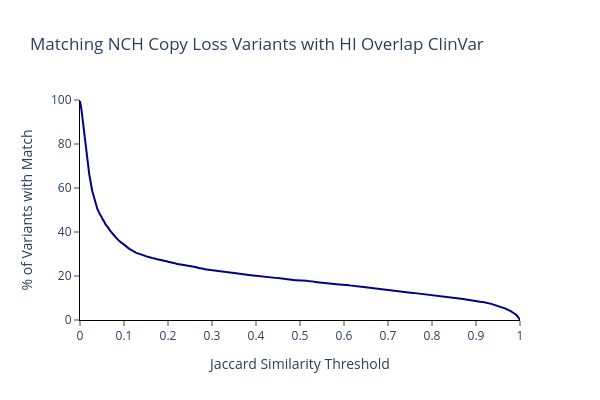

The code cell stored with this chart in its notebook:
### Code cell
jaccard_similarity_figure_dosage(
    dosage_match_df=nch_clinvar_hi_match_df,
    title='Matching NCH Copy Loss Variants with HI Overlap ClinVar',
)

### Figure 1 — Plotly figure (JSON) as saved in the notebook; plotly's stock layout.template omitted (floating-point values rounded to 4 significant figures; data arrays with more than 128 entries replaced by an {"elided": "..."} marker saying what was removed)
{"data": [{"marker": {"color": "darkblue"}, "type": "scatter", "x": {"elided": "1001 float values"}, "y": {"elided": "1001 float values"}}], "layout": {"height": 400, "legend": {"bordercolor": "black", "borderwidth": 2, "x": 0.99, "xanchor": "right"}, "plot_bgcolor": "white", "title": {"text": "Matching NCH Copy Loss Variants with HI Overlap ClinVar"}, "width": 600, "xaxis": {"dtick": 0.1, "linecolor": "black", "range": [0, 1], "ticks": "outside", "title": {"text": "Jaccard Similarity Threshold"}}, "yaxis": {"linecolor": "black", "range": [0, 100], "ticks": "outside", "title": {"text": "% of Variants with Match"}}}}
